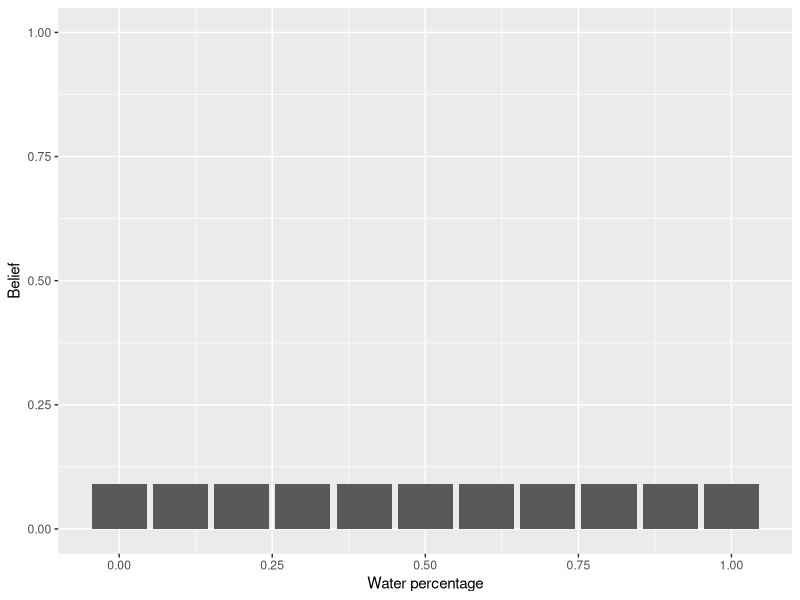
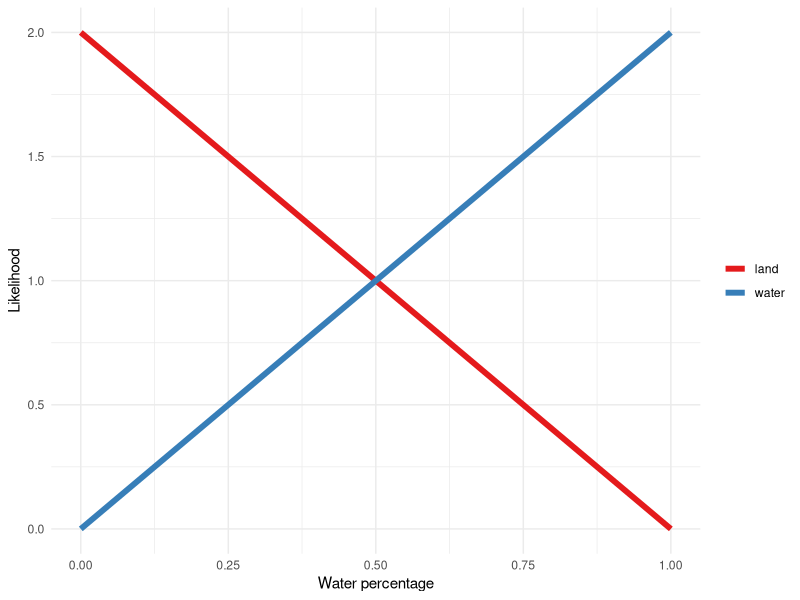
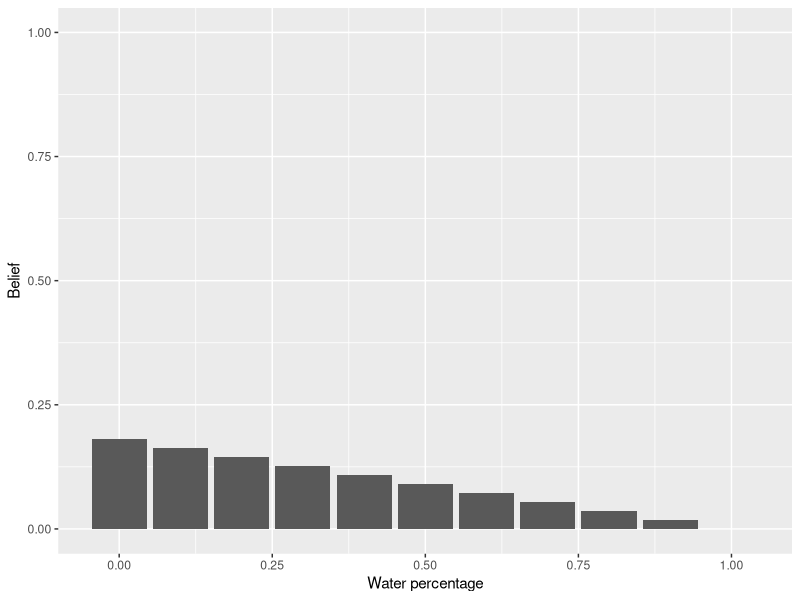
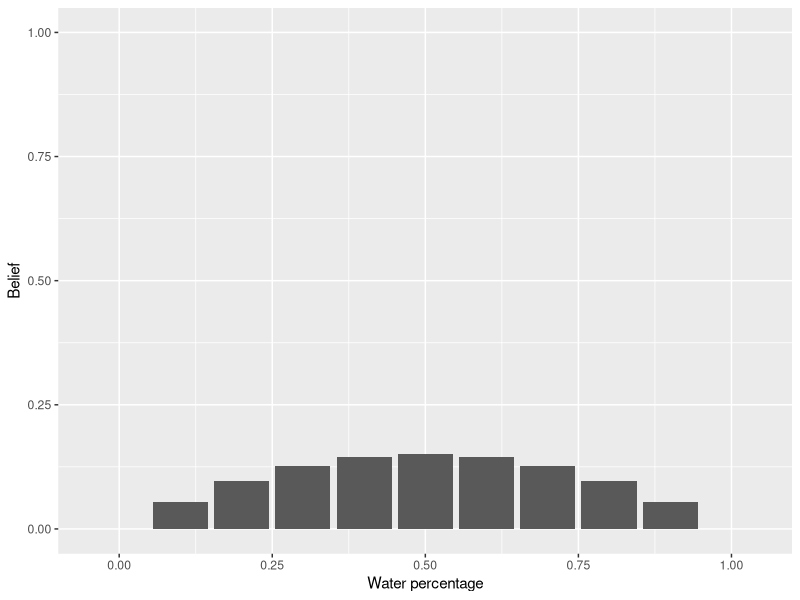
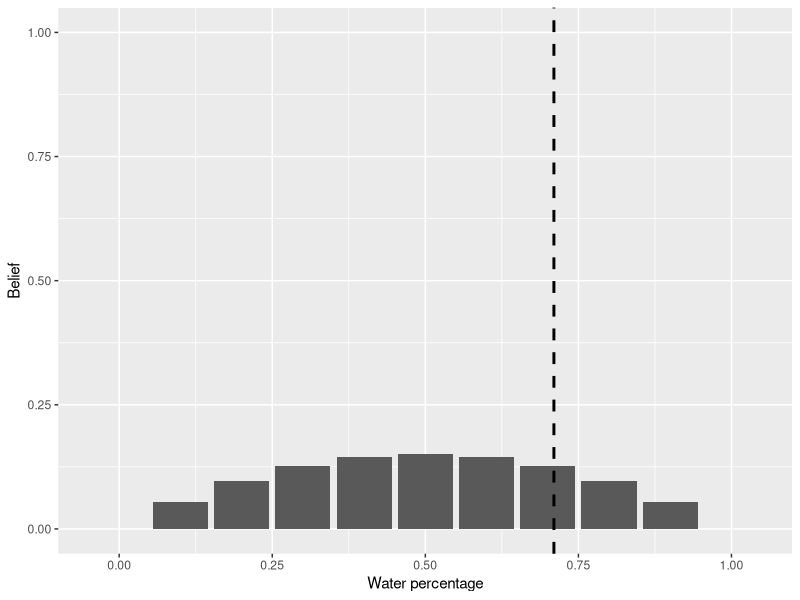

Source code (R) for these figures, in order:
# library
library(tidyverse)
library(ggplot2)

# x axis
x <- seq(0, 1, 0.1)

# prior
prior <- rep(1, 11) / 11

# plot our initial belief
df <- data.frame(x, prior)
ggplot(df, aes(x, prior)) +
  geom_bar(stat = "identity") +
  xlab("Water percentage") +
  ylab("Belief") +
  ylim(0, 1)

# water
water <- x * 2

# land
land <- 2 - water

# plot likelihood
df <- data.frame(x, y = water, group = "water")
df <- rbind(df, data.frame(x, y = land, group = "land"))
ggplot(df, aes(x, y, color = group)) +
  geom_line(linewidth = 2) +
  xlab("Water percentage") +
  ylab("Likelihood") +
  scale_color_brewer(palette = "Set1") +
  theme_minimal() +
  theme(legend.title = element_blank())

# set posterior
our_belief <- NULL

saw_land <- function(our_belief) {
  # calculate the posterior
  if (is.null(our_belief)) {
    posterior <- prior * land
  } else {
    posterior <- our_belief * land
  }
  posterior <- posterior / sum(posterior)

  # plot
  df <- data.frame(x, posterior)
  p <- ggplot(df, aes(x, posterior)) +
    geom_bar(stat = "identity") +
    xlab("Water percentage") +
    ylab("Belief") +
    ylim(0, 1)
  print(p)

  results <- list(our_belief = posterior, plot = p)
  return(results)
}

saw_water <- function(our_belief) {
  # calculate the posterior
  if (is.null(our_belief)) {
    posterior <- prior * water
  } else {
    posterior <- our_belief * water
  }
  posterior <- posterior / sum(posterior)

  # plot
  df <- data.frame(x, posterior)
  p <- ggplot(df, aes(x, posterior)) +
    geom_bar(stat = "identity") +
    xlab("Water percentage") +
    ylab("Belief") +
    ylim(0, 1)
  print(p)

  results <- list(our_belief = posterior, plot = p)
  return(results)
}

# init belief is equal to prior
r <- list()
r$our_belief <- prior

# sample location from https://www.realrandom.net/location.html

# saw land
r <- saw_land(r$our_belief)

# saw water
r <- saw_water(r$our_belief)

# ------------------------------------------------------------------------------
# WARNING: spoilers below

# plot the truth
r$plot +
  geom_vline(xintercept = 0.71, linetype = "dashed", size = 1)
